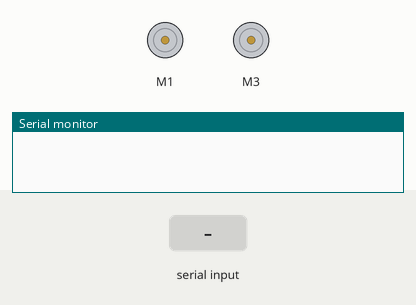
The sketch below on a simulated Arduino Uno, built with avr-gcc and run on an emulated ATmega328P. On the bench: 2 × DC motor (green arrow = forward, orange = backward, longer = faster), the last lines printed to the serial monitor. The inputs (shaded band) are chosen by the test bench.

Above: at 1.2 s.
1.3 s: "0" received over Serial
At 2.3 s:
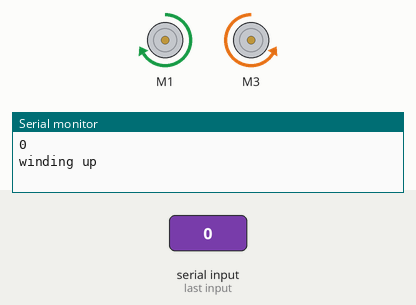
2.8 s: "1" received over Serial
At 3.4 s:
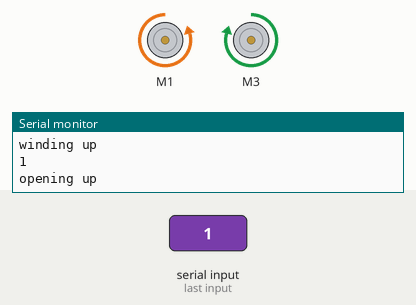
4.3 s: "2" received over Serial
At 4.6 s:
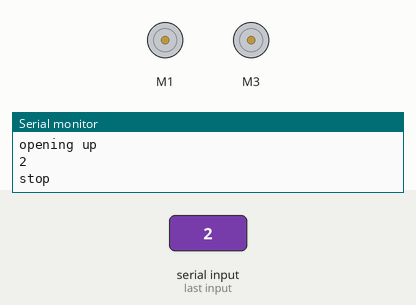
Timing chart, 0 to 7.3 s (numbered marks = the images above; inputs shaded):
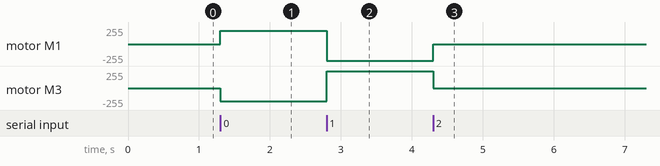

The sketch:

CURTAIN_CONTROL.ino
```cpp
#include <AFMotor.h>
char data;
AF_DCMotor m(1);

AF_DCMotor m2(3);
void setup() {
  // put your setup code here, to run once:
  Serial.begin(9600);
m.setSpeed(200);
m.run(RELEASE);

m2.setSpeed(200);
m2.run(RELEASE);
}

void loop() {

  if(Serial.available() > 0)

  {
    data=Serial.read();
    Serial.println(data);
    if(data=='0')
    {
      m.setSpeed(200);
      m.run(FORWARD);
      Serial.println("winding up ");
      m2.setSpeed(200);
      m2.run(BACKWARD);
    }
    else if(data=='1')
    {
      m2.setSpeed(250);
      m2.run(FORWARD);
      m.setSpeed(250);
      m.run(BACKWARD);

      Serial.println("opening up ");
    }
else if(data=='2')
{
  m.setSpeed(0);
  m.run(RELEASE);

   m2.setSpeed(0);
  m2.run(RELEASE);
  Serial.println("stop");
}


  }


}
```

Measured:
- after the input at 1.3 s, motor M1: stopped → forward 200/255 at once; motor M3: stopped → backward 200/255 at once
- after the input at 2.8 s, motor M1: forward 200/255 → backward 250/255 at once; motor M3: backward 200/255 → forward 250/255 at once
- after the input at 4.3 s, motor M1: backward 250/255 → stopped at once; motor M3: forward 250/255 → stopped at once
